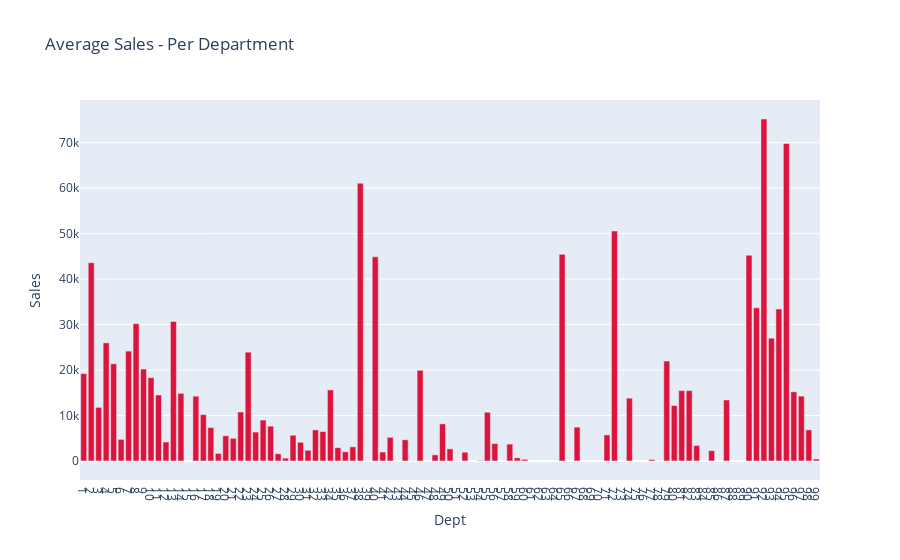

Here is the notebook cell this chart was saved with:
### Markdown cell above
**Average Department Sales**

### Code cell
dept_sales = merged.groupby('Dept')['Weekly_Sales'].mean().sort_values(ascending=False)


fig = px.bar(dept_sales, 
             x=dept_sales.index, 
             y=dept_sales.values,  
             title="Average Sales - Per Department",
             labels={'x':'Dept', 'y':'Sales'},
             color_discrete_sequence=["#DC143C"])

fig.update_xaxes(tick0=1, dtick=1)

fig.show()

### Figure 1 — Plotly figure (JSON) as saved in the notebook; plotly's stock layout.template omitted (floating-point values rounded to 4 significant figures)
{"data": [{"alignmentgroup": "True", "hovertemplate": "Dept=%{x}<br>Sales=%{y}<extra></extra>", "legendgroup": "", "marker": {"color": "#DC143C", "pattern": {"shape": ""}}, "name": "", "offsetgroup": "", "orientation": "v", "showlegend": false, "textposition": "auto", "type": "bar", "x": [92, 95, 38, 72, 65, 90, 40, 2, 91, 94, 13, 8, 93, 4, 7, 23, 79, 5, 9, 46, 1, 10, 34, 81, 82, 96, 14, 11, 97, 16, 74, 87, 80, 3, 22, 55, 17, 25, 49, 26, 67, 18, 32, 98, 33, 24, 71, 29, 20, 42, 21, 6, 44, 12, 30, 56, 58, 83, 37, 35, 50, 31, 85, 36, 41, 52, 19, 27, 48, 59, 28, 99, 60, 77, 54, 45, 51, 39, 78, 43, 47], "xaxis": "x", "y": [75200.0, 69820.0, 61090.0, 50570.0, 45440.0, 45230.0, 44900.0, 43610.0, 33690.0, 33410.0, 30660.0, 30190.0, 27010.0, 25970.0, 24160.0, 23930.0, 21970.0, 21370.0, 20210.0, 19940.0, 19210.0, 18320.0, 15630.0, 15470.0, 15470.0, 15210.0, 14870.0, 14510.0, 14260.0, 14250.0, 13810.0, 13420.0, 12180.0, 11790.0, 10770.0, 10720.0, 10190.0, 8988.0, 8160.0, 7649.0, 7441.0, 7337.0, 6833.0, 6825.0, 6472.0, 6354.0, 5723.0, 5654.0, 5529.0, 5190.0, 4983.0, 4748.0, 4652.0, 4175.0, 4118.0, 3834.0, 3703.0, 3383.0, 3111.0, 2921.0, 2659.0, 2339.0, 2264.0, 2023.0, 1966.0, 1928.0, 1655.0, 1583.0, 1345.0, 694.5, 618.1, 415.5, 347.4, 329.0, 108.3, 23.21, 21.93, 11.12, 7.297, 1.193, -7.683], "yaxis": "y"}], "layout": {"barmode": "relative", "legend": {"tracegroupgap": 0}, "title": {"text": "Average Sales - Per Department"}, "xaxis": {"anchor": "y", "domain": [0, 1], "dtick": 1, "tick0": 1, "title": {"text": "Dept"}}, "yaxis": {"anchor": "x", "domain": [0, 1], "title": {"text": "Sales"}}}}
